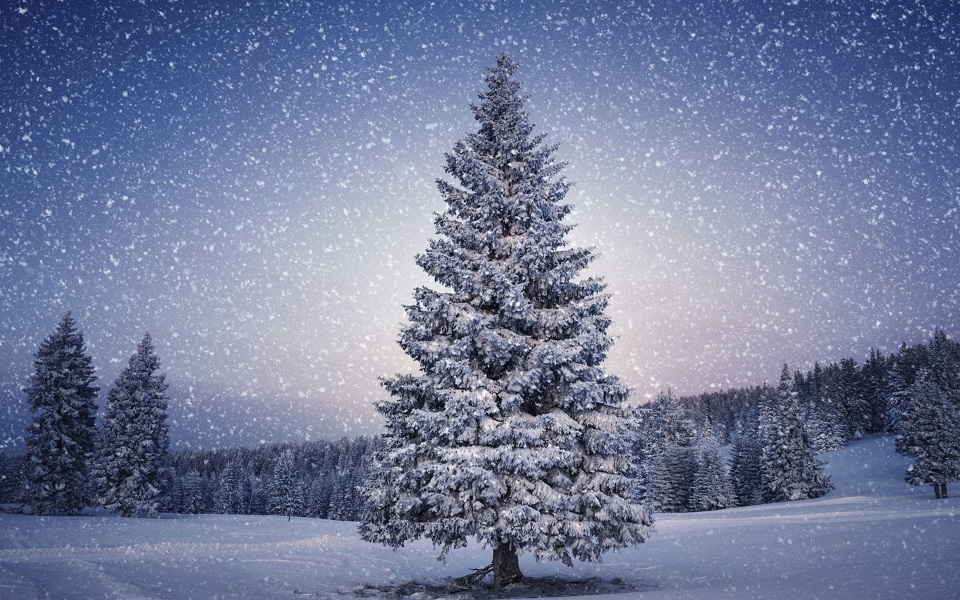
//> input picture OpencvImg/01.jpg, 960 x 600 px
$ ./main   (built with g++ and OpenCV 4)
//> lines starting //> are read from the running program, lines starting //| are printed output that depends on the picture; after the words box and inside, x2 and y2 are one past the last pixel; in counts of white or black regions, pixels touching at a corner belong together
#include "opencv2/highgui/highgui.hpp"
#include "opencv2/imgproc/imgproc.hpp"
#include <iostream>
#include <stdio.h>
#include <stdlib.h>

using namespace cv;
using namespace std;

Mat src; Mat src_gray;
int thresh = 100;
int max_thresh = 255;
RNG rng(12345);

/// Function header
void thresh_callback(int, void*);

/** @function main */
int main(int argc, char** argv)
{
	/// 加载源图像
	src = imread("01.jpg");
//> src is the input picture: 600 rows x 960 cols, CV_8UC3; mean B, G, R 153.8, 122.6, 113.6

	/// 转成灰度图并进行模糊降噪
	cvtColor(src, src_gray, CV_BGR2GRAY);
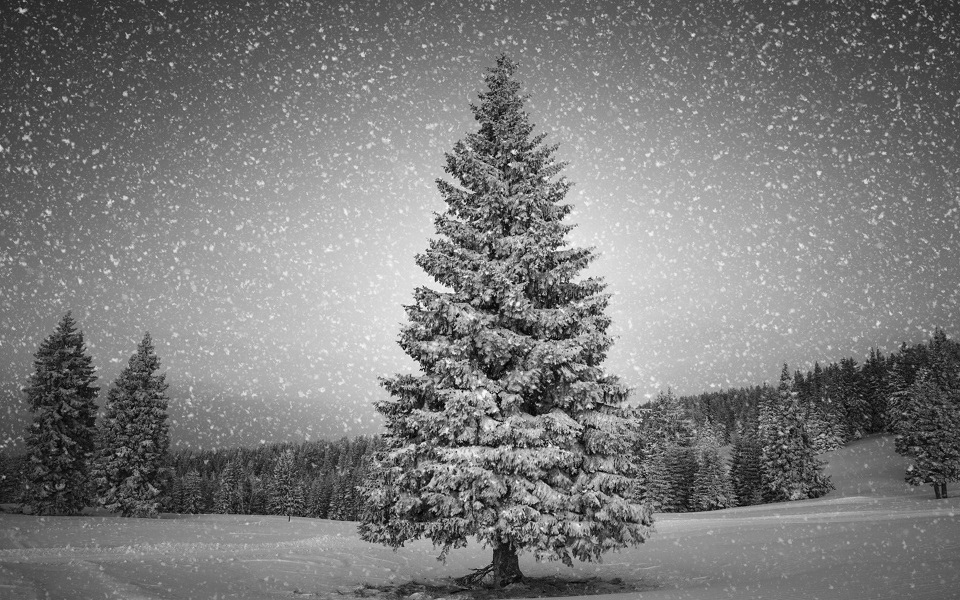
//> src_gray: 600 rows x 960 cols, CV_8UC1; min 1, max 253, mean 123.5
	blur(src_gray, src_gray, Size(3, 3));

	/// 创建窗体
	char* source_window = "Source";
	namedWindow(source_window, CV_WINDOW_AUTOSIZE);
	imshow(source_window, src);

	createTrackbar(" Threshold:", "Source", &thresh, max_thresh, thresh_callback);
	thresh_callback(0, 0);

	waitKey(0);
	return(0);
}

/** @function thresh_callback */
void thresh_callback(int, void*)
{
	Mat src_copy = src.clone();
	Mat threshold_output;
	vector<vector<Point> > contours;
	vector<Vec4i> hierarchy;

	/// 对图像进行二值化
	threshold(src_gray, threshold_output, thresh, 255, THRESH_BINARY);
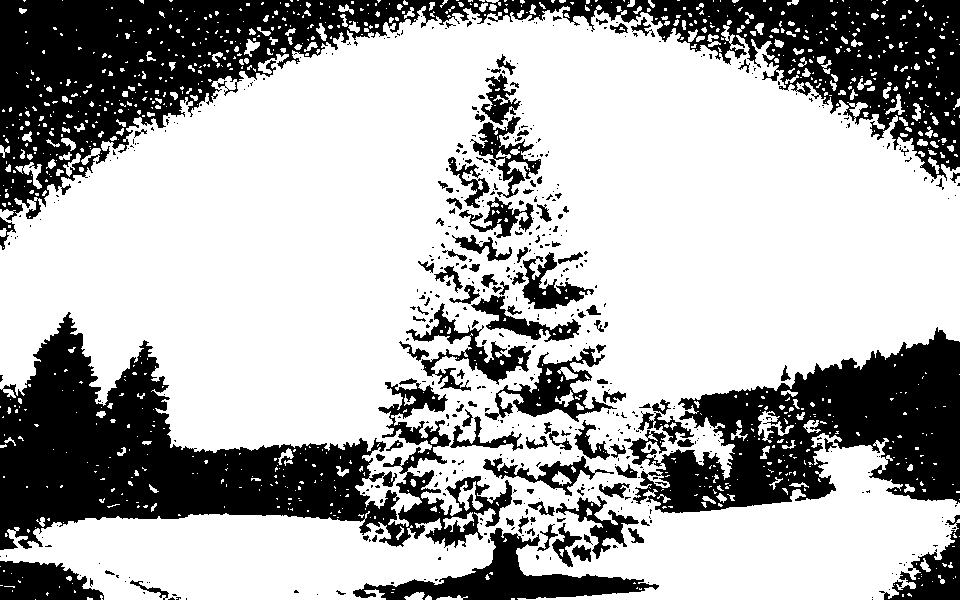
//> threshold_output: 600 rows x 960 cols, CV_8UC1; 68% white; 535 black regions (418 under 20 px)

	/// 寻找轮廓
	findContours(threshold_output, contours, hierarchy, CV_RETR_TREE, CV_CHAIN_APPROX_SIMPLE, Point(0, 0));
//> contours = 1703 contours, 1429 with area under 20; largest, box (x1, y1, x2, y2) and area: (0, 5, 960, 600) 403404, (494, 345, 618, 423) 3750, (405, 302, 532, 386) 2886, (377, 381, 452, 475) 2813, (472, 115, 542, 199) 2049

	/// 对每个轮廓计算其凸包
	vector<vector<Point> >hull(contours.size());
//> hull = 1703 empty contours
	for (int i = 0; i < contours.size(); i++)
	{
		convexHull(Mat(contours[i]), hull[i], false);
	}
//> after the loop, hull = 1703 contours, 1396 with area under 20; largest, box (x1, y1, x2, y2) and area: (0, 5, 960, 600) 509236, (494, 345, 618, 423) 6932, (405, 302, 532, 386) 6606, (377, 381, 452, 475) 5596, (472, 115, 542, 199) 3742

	/// 绘出轮廓及其凸包
	Mat drawing = Mat::zeros(threshold_output.size(), CV_8UC3);
	for (int i = 0; i< contours.size(); i++)
	{
		Scalar color = Scalar(rng.uniform(0, 255), rng.uniform(0, 255), rng.uniform(0, 255));
		drawContours(drawing, contours, i, color, 1, 8, vector<Vec4i>(), 0, Point());
		drawContours(drawing, hull, i, color, 1, 8, vector<Vec4i>(), 0, Point());
	}
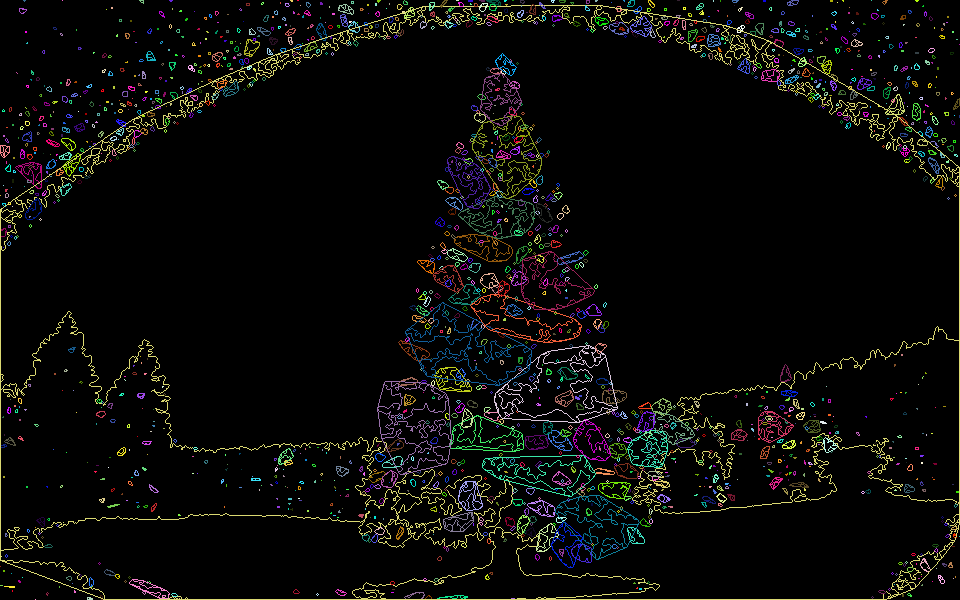
//> drawing: 600 rows x 960 cols, CV_8UC3; mean B, G, R 9, 10.8, 10.8

	/// 把结果显示在窗体
	namedWindow("Hull demo", CV_WINDOW_AUTOSIZE);
	imshow("Hull demo", drawing);
}
